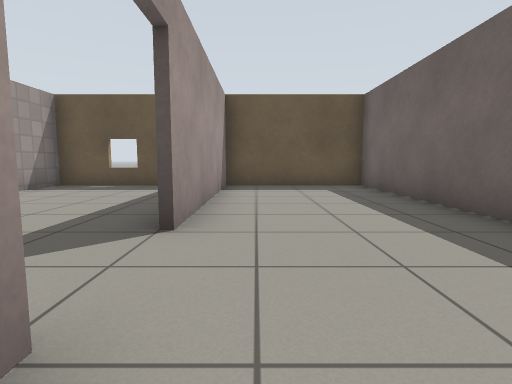
[1] (above)

18 first-person views from a walk through a Gazebo world. The camera is 0.72 m above the floor, tilts 6° down and sees 80° across. The lines on the ground mark 1 m squares. The floor is counted in squares, 1 m on a side. Each view is taken from the middle of a square. On the plan, view 1 faces up. The plan holds only what a view shows up to about 10 squares ahead; the rest is blank. Robots are left out. Simple patterns stand in for the simulator's built-in surfaces.

[2]
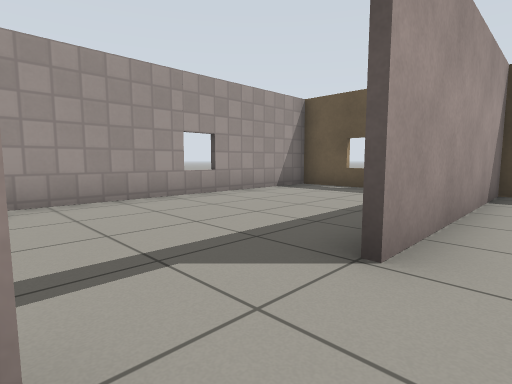

[3]
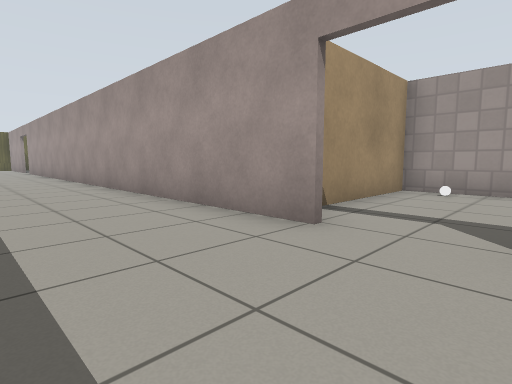

[4]
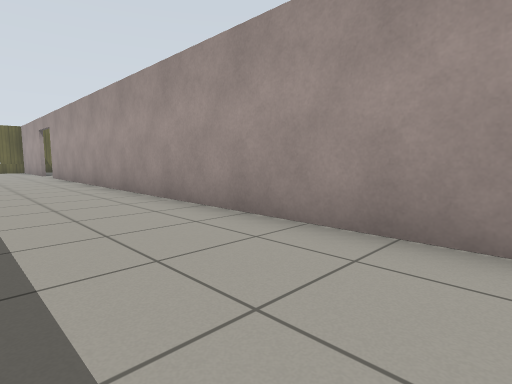

[5]
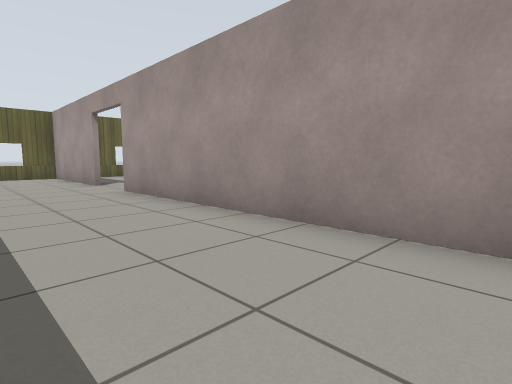

[6]
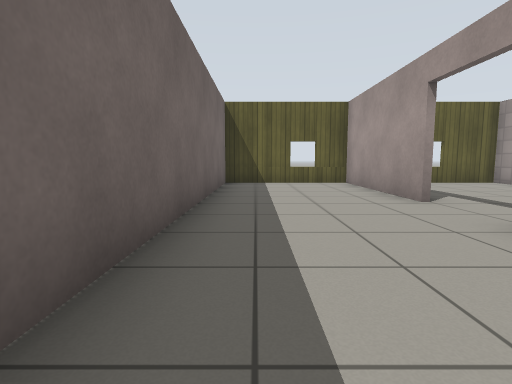

[7]
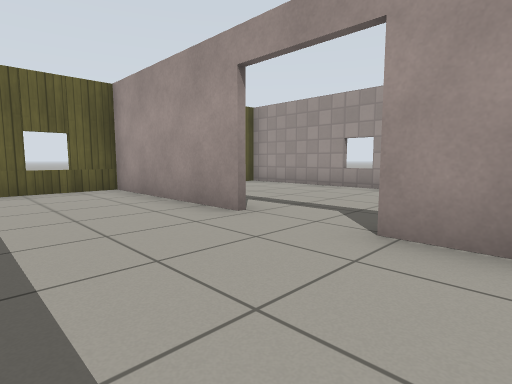

[8]
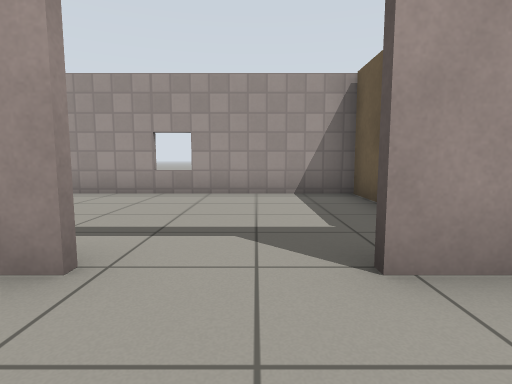

[9]
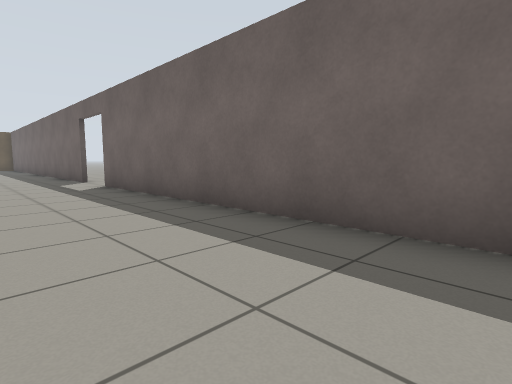

[10]
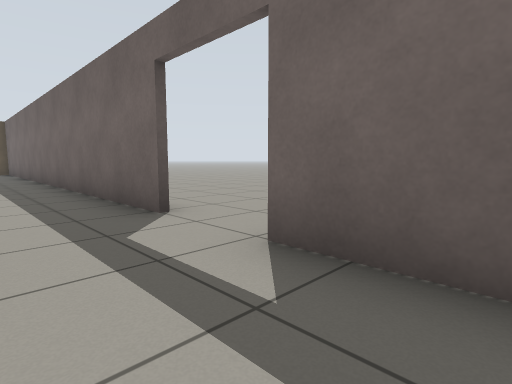

[11]
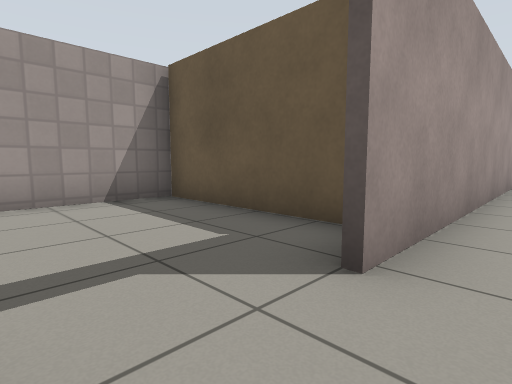

[12]
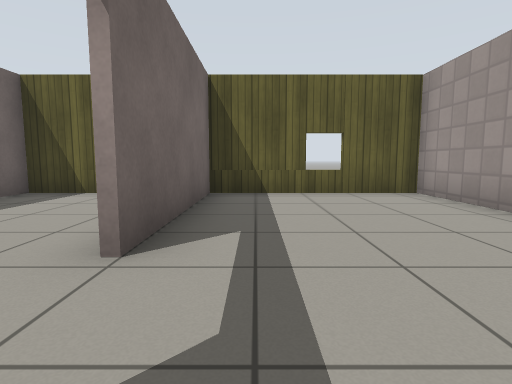

[13]
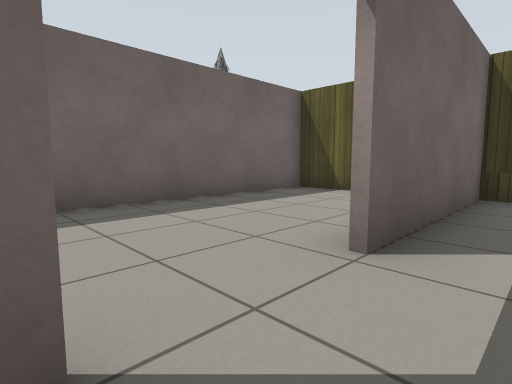

[14]
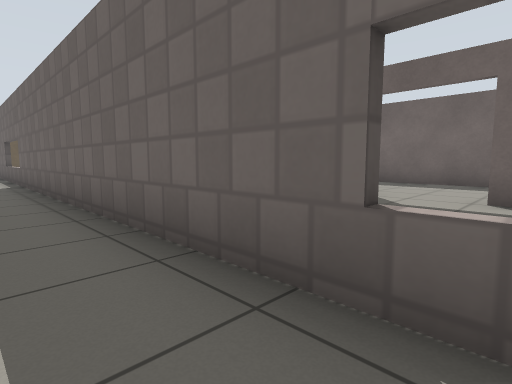

[15]
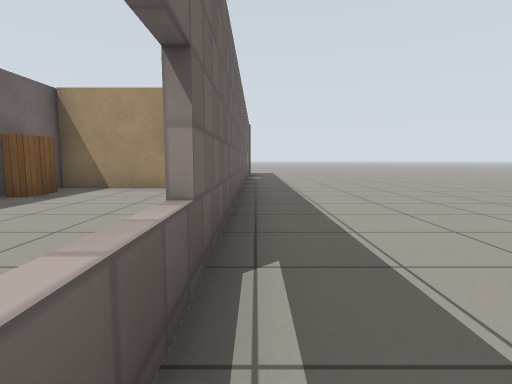

[16]
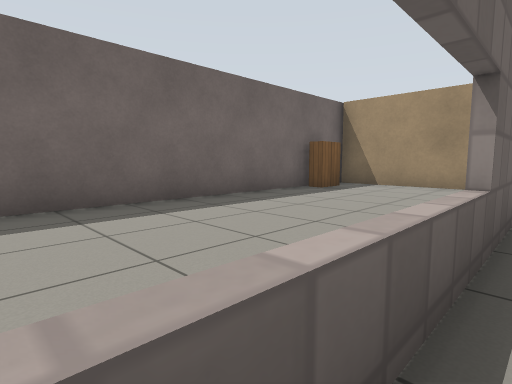

[17]
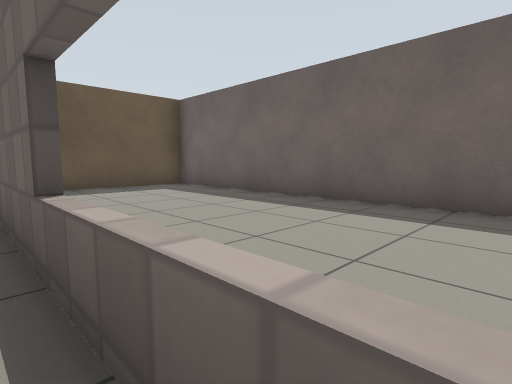

[18]
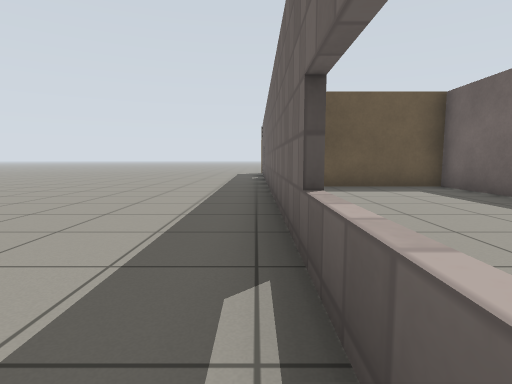

### Floor plan
Ten units are one square. View 1 is at (0, 0); x grows to the right and y downward. Boxes are objects, and circles mark ways between rooms. Rooms are numbered by the first view taken in them; rooms with no view inside come last. Other rooms are left out.
<svg viewBox="-75 -91 145 331">
<path fill="none" stroke="#000" d="M30 63 30 -86 -8 -86 -8 -30M-8 -11 -8 162M-8 181 -8 226M-10 226 30 226 30 81M-16 149 -55 149 -55 226 -10 226 -10 181M-57 190 -57 145M-57 145 -57 -14M-45 148 -10 148M-10 162 -10 -2 -42 -2M-27 -86 -55 -86 -55 -4 -20 -4"/>
<rect x="55" y="215" width="10" height="20" fill="#bbb"><title>other object</title></rect>
<rect x="-25" y="125" width="20" height="20" fill="#bbb"><title>bookshelf</title></rect>
<rect x="-55" y="-15" width="10" height="10" fill="#bbb"><title>other object</title></rect>
<circle cx="-10" cy="175" r="3" fill="#2a7"/>
<circle cx="30" cy="75" r="3" fill="#2a7"/>
<circle cx="-10" cy="-20" r="3" fill="#2a7"/>
<circle cx="-70" cy="140" r="3" fill="#2a7"/>
<text x="10" y="70">1</text>
<text x="-40" y="190">2</text>
<text x="50" y="90">3</text>
<text x="-70" y="40">4</text>
<text x="-30" y="80">5</text>
<text x="-40" y="-50">6</text>
</svg>
Room 1 opens to room 2. Room 1 opens to room 3. Room 1 opens to room 6. Room 3 opens to room 4.

Where each view was taken, in squares from view 1:
view 1: 0 up, 0 right, facing up
view 2: 1 up, 0 right, facing up-left
view 3: 3 up, 2 right, facing down-left
view 4: 2 down, 2 right, facing down-left
view 5: 9 down, 2 right, facing down-left
view 6: 13 down, 2 right, facing down
view 7: 15 down, 2 right, facing down-left
view 8: 17 down, 1 right, facing left
view 9: 17 down, 0 right, facing up-right
view 10: 10 down, 1 right, facing up-right
view 11: 18 down, 0 right, facing up-left
view 12: 16 down, 2 left, facing down
view 13: 16 down, 2 left, facing down-right
view 14: 19 down, 7 left, facing up-right
view 15: 7 down, 6 left, facing down
view 16: 6 down, 6 left, facing down-right
view 17: 8 down, 6 left, facing up-right
view 18: 8 down, 6 left, facing up
